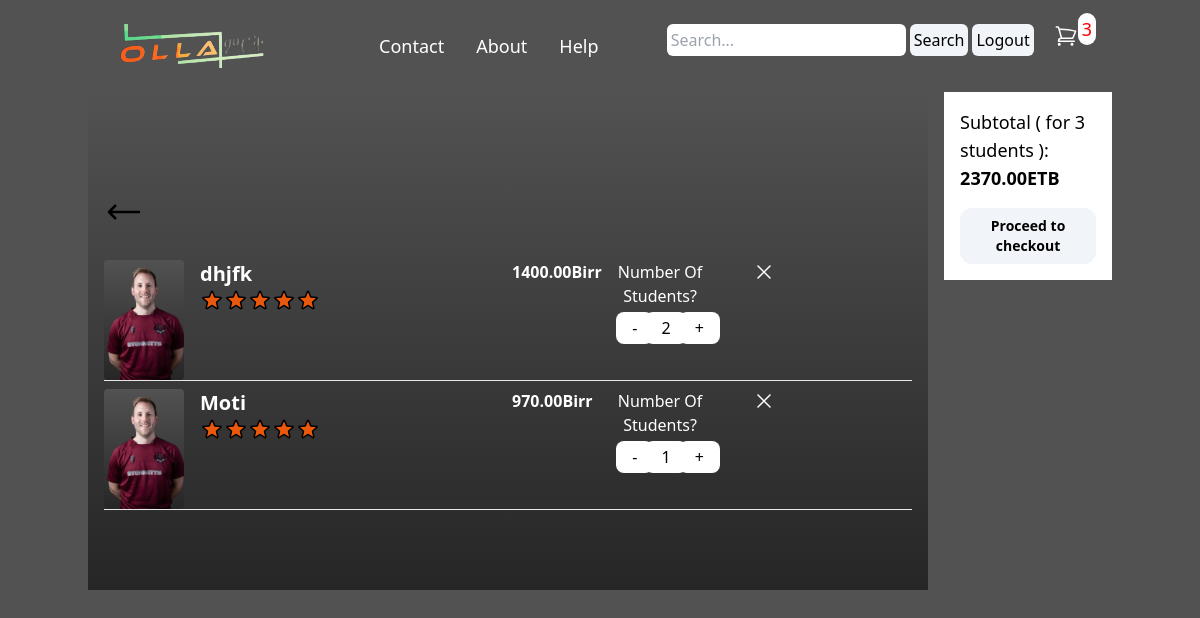
Screenshot of /ecom/cartpage/ (signed in) with the database file from the repository.
### myapp/models.py (models this page shows, shortened)
class OrderItem(models.Model):
	product = models.ForeignKey(Product, related_name='orderitem', on_delete=models.SET_NULL, null=True)
	order = models.ForeignKey(Order, on_delete=models.SET_NULL, null=True)
	quantity = models.IntegerField(default=0, null=True, blank=True)
	date_added = models.DateTimeField(auto_now_add=True)
	@property
	def get_total(self):
		total = self.product.price * self.quantity
		return total

class Product(models.Model):
    Level_CHOICES = (
        ('kg', 'Kg level'),
        ('Elementary', 'Elementary level'),
        ('HighSchool', 'HighSchool level'),
        ('Undergraduate', 'Undergraduate level'),
        ('Msc', 'Msc level'),
        ('Phd', 'Phd level'),
    )
    shoppingcart = models.ForeignKey(ShoppingCart, related_name='product', on_delete=models.CASCADE)
    name = models.CharField(max_length=255)
    image = models.ImageField(null=True, blank=True)
    price = models.DecimalField(max_digits=6, decimal_places=2)
    category = models.CharField(max_length=100, choices=Level_CHOICES)
    about = models.CharField(null=True,max_length=200)

class Order(models.Model):
    customer = models.ForeignKey(Customer,related_name='order', on_delete=models.CASCADE, null=True, blank=False)
    complete = models.BooleanField(default=False)
    date_order = models.DateTimeField(auto_now_add=True)
    @property
    def get_cart_total(self):
        orderitems = self.orderitem_set.all()
        total = sum([item.get_total for item in orderitems])
        return total
    @property
    def get_cart_items(self):
        orderitems = self.orderitem_set.all()
        total = sum([item.quantity for item in orderitems])
        return total

### myapp/views.py (the view)
# urls.py: path('cartpage/', CartPageView.as_view(), name='cartpage'),
class CartPageView(LoginRequiredMixin, ListView):
    model = Order
    template_name = 'myapp/cartpage.html'
    def get_context_data(self, **kwargs):
        order, created = Order.objects.get_or_create(customer = self.request.user.customer, complete=False)
        carts = order.orderitem_set.all()
        cartItems = order.get_cart_items
        context = {
            'carts':carts,
            'order':order,
            'cartItems': cartItems
        }
        return context

### myapp/templates/myapp/cartpage.html (shortened to what this page needs)
{% extends 'myapp/main.html' %}
{% load static %}
{% block content %}
<section class="container mx-auto">
    <div class="lg:flex block lg:space-x-4">
        <div class="px-4 lg:py-20 bg-gradient-to-b from-neutral-600 to-neutral-800 py-6 lg:w-5/6">
            <div class="py-5">
                <a href="{% url 'homepage' %}">
                    <svg xmlns="http://www.w3.org/2000/svg" fill="none" viewBox="0 0 24 24" stroke-width="1.5" stroke="currentColor" class="w-10 h-10">
                        <path stroke-linecap="round" stroke-linejoin="round" d="M6.75 15.75 3 12m0 0 3.75-3.75M3 12h18" />
                    </svg>
                </a>
            </div>
            <div>
                {% for item in carts %}
                    <div class="grid grid-cols-2 gap-2 pt-2">
                        <div class="flex space-x-4 my-auto">
                            <img src="../media/{{ item.product.image }}" alt="" class="w-20 h-30 bg-gradient-to-b from-neutral-600 to-neutral-800 rounded">
                            <div>
                                <h3 class="text-white font-bold text-xl">{{ item.product.name }}</h3>
                                <div class="sm:flex hidden mx-auto">
                                </div>
                            </div>
                        </div>
                        <div class="grid lg:grid-cols-4 gap-4 py-4 lg:py-0">
                            <p class="text-center lg:text-left font-bold text-white">{{ item.get_total }}Birr</p>
                            <div class="text-center md:flex md:space-x-4 lg:block">
                                <div class="pb-1">
                                    <p class="text-white">Number Of Students?</p>
                                </div>
                                <div class="flex justify-center -space-x-2">
                                    <p><button data-product={{item.product.id}} data-action="remove" class="bg-white p-1 rounded-lg px-4 update-cart">-</button></p>
                                    <p><button class="bg-white p-1 rounded-lg px-4">{{item.quantity}}</button></p>
                                    <p><button data-product={{item.product.id}} data-action="add" class="bg-white p-1 rounded-lg px-4 update-cart">+</button></p>
                                </div>
                            </div>
                            <div class="mx-auto hidden lg:block">
                                <a href="{% url 'delete_list' item.id %}">
                                    <svg xmlns="http://www.w3.org/2000/svg" fill="none" viewBox="0 0 24 24" stroke-width="1.5" stroke="currentColor" class="w-6 h-6 text-white">
                                        <path stroke-linecap="round" stroke-linejoin="round" d="M6 18 18 6M6 6l12 12" />
                                    </svg>
                                </a>
                            </div>
                        </div>
                    </div>
                    <div>
                        <hr>
                    </div>
                {% empty %}
                    <div class="text-white text-center">
                        <p>...there is no selected cart...</p>
                    </div>
                {% endfor %}
            </div>
        </div>
        <div class="lg:w-1/6 sm:px-0 px-4 lg:py-0 py-4">
            <div class="bg-white px-4 py-4 grid grid-row-2 gap-4">
                <h3 class="text-lg">Subtotal ( for {{cartItems}} students ): <span class="font-semibold">{{order.get_cart_total}}ETB</span></h3>
                <a href="{% url 'checkout' %}">
                    <button class="p-2 w-full text-black text-sm font-medium rounded-xl bg-slate-100 hover:bg-slate-300 font-semibold text-base">Proceed to checkout</button>
                </a>
            </div>
        </div>
    </div>
</section>
{% endblock content %}

### rows the page displays
OrderItem: product.image (picture), product.name "dhjfk", get_total "1400.00", quantity "2"
OrderItem: product.image (picture), product.name "Moti", get_total "970.00", quantity "1"
Order: get_cart_total "2370.00"

### other values shown
{{ cartItems }} "3"
